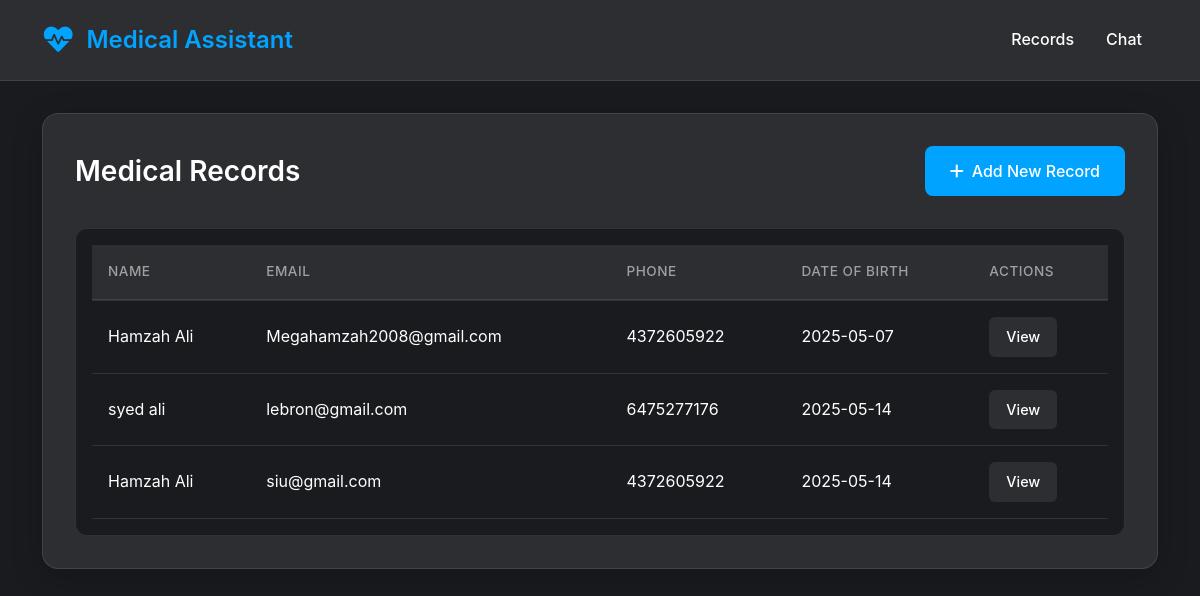
The page / on the database its author committed.
### app.py (models this page shows, shortened)
class Accounts(db.Model):
    id = db.Column(db.Integer, primary_key=True)
    first_name = db.Column(db.String(100), nullable=False)
    last_name = db.Column(db.String(100), nullable=False)
    password = db.Column(db.String(100), nullable=False)
    date_of_birth = db.Column(db.Date, nullable=False)
    email = db.Column(db.String(120), unique=True, nullable=False)
    phone = db.Column(db.String(20), nullable=False)
    medical_conditions = db.Column(db.Text, nullable=True)
    medications = db.Column(db.Text, nullable=True)
    created_at = db.Column(db.DateTime, default=datetime.utcnow)

### app.py (the view)
@app.route('/')
def index():
    records = Accounts.query.all()
    return render_template('index.html', records=records)

### templates/index.html (shortened to what this page needs)
{% extends "base.html" %}
{% block content %}
<div class="records-header">
    <h1 class="records-title">Medical Records</h1>
    <a href="{{ url_for('signup') }}" class="btn btn-add">
        <i class="fas fa-plus"></i>
        Add New Record
    </a>
</div>
{% if records %}
    <div class="table-container">
        <table class="table">
            <thead>
                <tr>
                    <th>Name</th>
                    <th>Email</th>
                    <th>Phone</th>
                    <th>Date of Birth</th>
                    <th>Actions</th>
                </tr>
            </thead>
            <tbody>
                {% for record in records %}
                    <tr>
                        <td>{{ record.first_name }} {{ record.last_name }}</td>
                        <td>{{ record.email }}</td>
                        <td>{{ record.phone }}</td>
                        <td>{{ record.date_of_birth.strftime('%Y-%m-%d') }}</td>
                        <td>
                            <a href="{{ url_for('view_record', id=record.id) }}" class="btn btn-view">View</a>
                        </td>
                    </tr>
                {% endfor %}
            </tbody>
        </table>
    </div>
{% else %}
    <div class="alert">No medical records found.</div>
{% endif %}
{% endblock %}

### templates/base.html (shortened to what this page needs)
<!DOCTYPE html>
<html lang="en">
<head>
    <link href="https://cdn.jsdelivr.net/npm/bootstrap@5.1.3/dist/css/bootstrap.min.css" rel="stylesheet">
    <link rel="stylesheet" href="https://cdnjs.cloudflare.com/ajax/libs/font-awesome/6.0.0/css/all.min.css">
</head>
<body>
    <nav class="navbar navbar-expand-lg">
        <div class="container">
            <a class="navbar-brand" href="{{ url_for('index') }}">
                <i class="fas fa-heartbeat"></i>
                Medical Assistant
            </a>
            <div class="collapse navbar-collapse" id="navbarNav">
                <ul class="navbar-nav ms-auto">
                    <li class="nav-item">
                        <a class="nav-link" href="{{ url_for('index') }}">Records</a>
                    </li>
                    <li class="nav-item">
                        <a class="nav-link" href="{{ url_for('chat') }}">Chat</a>
                    </li>
                </ul>
            </div>
        </div>
    </nav>
    <div class="container">
        <div class="content-container">
            {% block content %}{% endblock %}
        </div>
    </div>
</body>
</html>

### templates/base.html (style rules this page uses)
:root { --primary-color: #00a3ff; --bg-dark: #1a1b1e; --bg-light: #2d2e32; --text-primary: #ffffff; --text-secondary: #e0e0e0; --text-muted: #a0a0a0; --border-color: rgba(255, 255, 255, 0.1); }
body { background-color: var(--bg-dark); color: var(--text-primary); min-height: 100vh; font-family: 'Inter', -apple-system, BlinkMacSystemFont, 'Segoe UI', Roboto, sans-serif; line-height: 1.6; }
.navbar { background: var(--bg-light); border-bottom: 1px solid var(--border-color); padding: 1rem 0; }
.navbar-brand { color: var(--primary-color) !important; font-size: 1.5rem; font-weight: 600; display: flex; align-items: center; gap: 0.75rem; }
.navbar-brand i { font-size: 1.8rem; }
.nav-link { color: var(--text-primary) !important; font-weight: 500; padding: 0.5rem 1rem !important; border-radius: 8px; transition: all 0.3s ease; }
.btn { padding: 0.5rem 1.25rem; border-radius: 8px; font-weight: 500; transition: all 0.3s ease; }
.table { color: var(--text-primary); border-color: var(--border-color); }
.table th { background-color: var(--bg-light); color: var(--text-secondary); font-weight: 500; border-bottom: 2px solid var(--border-color); }
.table td { color: var(--text-primary); border-color: var(--border-color); }
.content-container { max-width: 1200px; margin: 2rem auto; padding: 2rem; background: var(--bg-light); border-radius: 16px; box-shadow: 0 8px 32px rgba(0, 0, 0, 0.2); border: 1px solid var(--border-color); }
h1, h2, h3, h4, h5, h6 { color: var(--text-primary); font-weight: 600; margin-bottom: 1.5rem; }

### templates/index.html (style rules this page uses)
.records-header { display: flex; justify-content: space-between; align-items: center; margin-bottom: 2rem; }
.records-title { color: var(--text-primary); font-size: 1.75rem; font-weight: 600; margin: 0; }
.table-container { background: var(--bg-dark); border-radius: 12px; padding: 1rem; border: 1px solid var(--border-color); }
.table { margin-bottom: 0; }
.table th { font-weight: 500; text-transform: uppercase; font-size: 0.85rem; letter-spacing: 0.5px; padding: 1rem; border-bottom: 2px solid var(--border-color); color: var(--text-muted); }
.table td { padding: 1rem; vertical-align: middle; border-bottom: 1px solid var(--border-color); color: var(--text-primary); }
.btn-add { background: var(--primary-color); color: var(--text-primary); padding: 0.75rem 1.5rem; border-radius: 8px; font-weight: 500; display: inline-flex; align-items: center; gap: 0.5rem; transition: all 0.3s ease; }
.btn-view { background: var(--bg-light); color: var(--text-primary); padding: 0.5rem 1rem; border-radius: 6px; font-size: 0.9rem; transition: all 0.3s ease; }

### rows shown on the page
Accounts: first_name "Hamzah", last_name "Ali", email "Megahamzah2008@gmail.com", phone "4372605922", date_of_birth "2025-05-07"
Accounts: first_name "syed", last_name "ali", email "lebron@gmail.com", phone "6475277176", date_of_birth "2025-05-14"
Accounts: first_name "Hamzah", last_name "Ali", email "siu@gmail.com", phone "4372605922", date_of_birth "2025-05-14"
